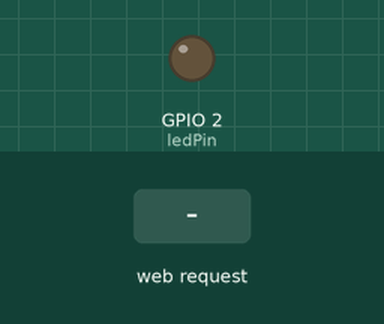
The sketch below on a simulated ESP8266 (NodeMCU). Shown: output pins drawn as LEDs (lit = HIGH). The inputs (shaded band) are chosen by the test bench. What the sketch prints to the serial monitor is not drawn.

Above: at 1.2 s.
1.3 s: HTTP request GET /led?state=on received
At 2.2 s:
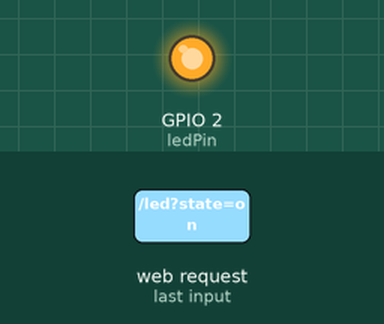
2.8 s: HTTP request GET /led?state=off received
At 3.3 s:
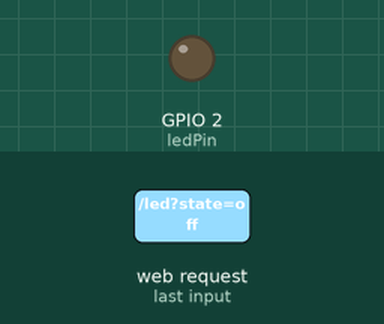
Timing chart, 0 to 5.8 s (numbered marks = the images above; inputs shaded):
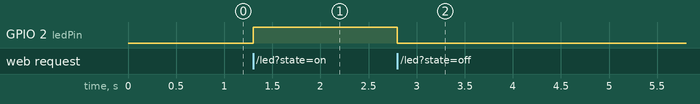

Measured:
- after the input at 1.3 s, GPIO 2 (ledPin): LOW → HIGH at once
- after the input at 2.8 s, GPIO 2 (ledPin): HIGH → LOW at once

The sketch:

ESP01_toggle_softAP.ino
```cpp
#include <ESP8266WiFi.h>
#include <ESP8266WebServer.h>

const char* ssid = "I dont have internet";
const char* password = "gunasree";

ESP8266WebServer server(80);

const int ledPin = 2;

static const char PROGMEM html[] = R"rawliteral(
<!DOCTYPE html>
<html>
<head>
<meta name="viewport" content="width=device-width, initial-scale=1">
<style>
.container { display: flex; flex-direction: column; align-items: center; justify-content: center; height: 100vh; }

.switch {
  position: relative;
  display: inline-block;
  width: 60px;
  height: 34px;
}

.switch input {
  outline: 0;
  opacity: 0;
  width: 0;
  height: 0;
}

.slider2 {
  position: absolute;
  cursor: pointer;
  top: 0;
  left: 0;
  right: 0;
  bottom: 0;
  background-color: #ccc;
  -webkit-transition: .4s;
  transition: .4s;
}

.slider2:before {
  position: absolute;
  content: "";
  height: 26px;
  width: 26px;
  left: 4px;
  bottom: 4px;
  background-color: white;
  -webkit-transition: .4s;
  transition: .4s;
}

input:checked + .slider2 {
  background-color: #2196F3;
}

input:focus + .slider2 {
  box-shadow: 0 0 1px #2196F3;
}

input:checked + .slider2:before {
  -webkit-transform: translateX(26px);
  -ms-transform: translateX(26px);
  transform: translateX(26px);
}

/* Rounded sliders */
.slider2.round {
  border-radius: 34px;
}

.slider2.round:before {
  border-radius: 50%;
}
</style>
</head>
<body>

<div class="container">
<h2>Mr.BGM</h2>
<label for="controlstate" class="switch">
  <input type="checkbox" id="controlstate" onclick="myFunction()">
  <span class="slider2 round" ></span>
</label>
</div>

<script>
function myFunction() {
  var checkBox = document.getElementById("controlstate");
  var text = document.getElementById("text");
  if (checkBox.checked == true){
    var xhr = new XMLHttpRequest();
    xhr.open('GET', '/led?state=on', true);
    xhr.send();
  } else {
     var xhr = new XMLHttpRequest();
     xhr.open('GET', '/led?state=off', true);
     xhr.send();
  }
}
</script>
</body>
</html>
)rawliteral";

void handleRoot() {
  server.send(200, "text/html", (const char*) html);
}

void handleNotFound() {
  server.send(404, "text/plain", "404: Not found");
}

void handleLed() {
  String state = server.arg("state");
  if (state == "on") {
    digitalWrite(ledPin, HIGH);
  } else if (state == "off") {
    digitalWrite(ledPin, LOW);
  }

  server.send(200, "text/plain", state);
}

void setup() {
  Serial.begin(115200);
  pinMode(ledPin, OUTPUT);

  WiFi.softAP(ssid, password);
  IPAddress IP = WiFi.softAPIP();
  Serial.print("AP IP address: ");
  Serial.println(IP);

  server.on("/", handleRoot);
  server.on("/led", handleLed);
  server.onNotFound(handleNotFound);

  server.begin();
  Serial.println("HTTP server started");
}

void loop() {
  server.handleClient();
}
```
